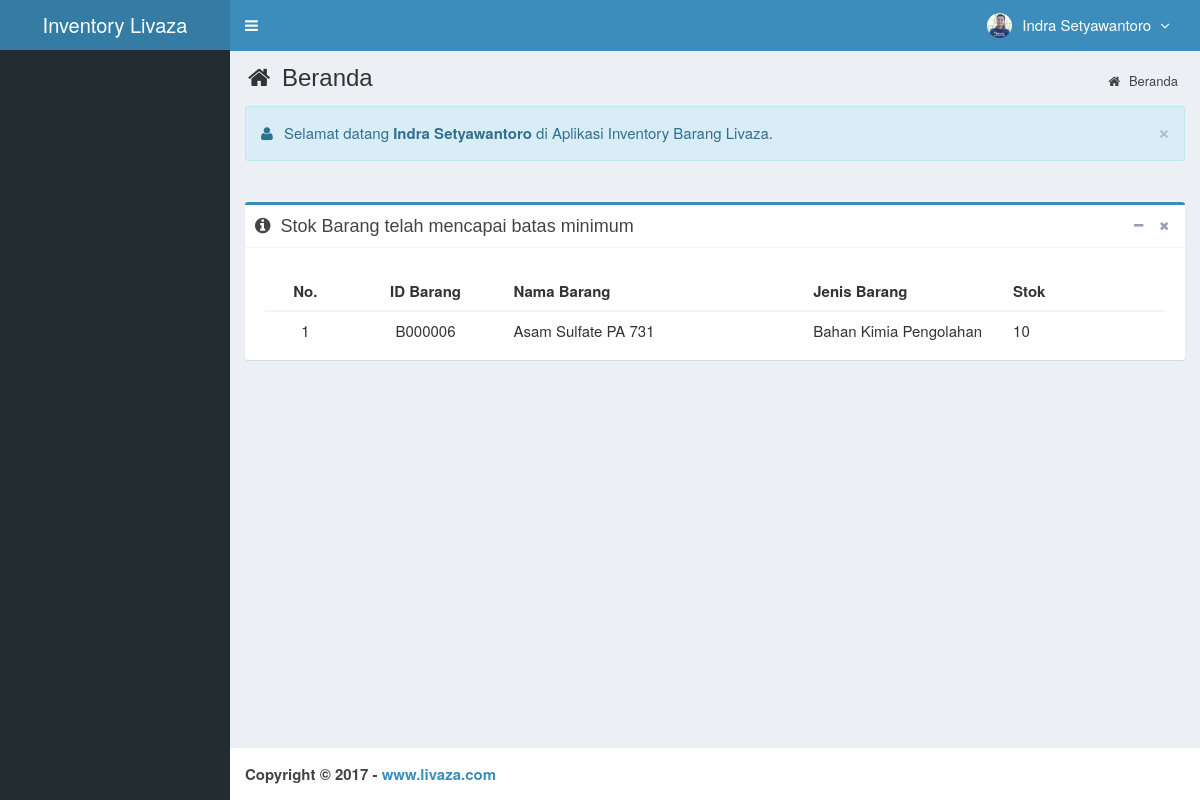
The app's page /main.php?module=home (signed in) with its own data.
### tables this page shows
CREATE TABLE `is_users` (
  `id_user` smallint(6) NOT NULL,
  `username` varchar(50) NOT NULL,
  `nama_user` varchar(50) NOT NULL,
  `password` varchar(50) NOT NULL,
  `email` varchar(50) DEFAULT NULL,
  `telepon` varchar(13) DEFAULT NULL,
  `foto` varchar(100) DEFAULT NULL,
  `hak_akses` enum('Super Admin','Manajer','Gudang') NOT NULL,
  `status` enum('aktif','blokir') NOT NULL DEFAULT 'aktif',
  `created_at` timestamp NOT NULL DEFAULT CURRENT_TIMESTAMP,
  `updated_at` timestamp NOT NULL DEFAULT CURRENT_TIMESTAMP ON UPDATE CURRENT_TIMESTAMP
);

CREATE TABLE `is_barang` (
  `id_barang` varchar(7) NOT NULL,
  `nama_barang` varchar(100) NOT NULL,
  `id_jenis` int(11) NOT NULL,
  `id_satuan` int(11) NOT NULL,
  `stok` int(11) NOT NULL DEFAULT '0',
  `created_user` smallint(6) NOT NULL,
  `created_date` timestamp NOT NULL DEFAULT CURRENT_TIMESTAMP,
  `updated_user` smallint(6) NOT NULL,
  `updated_date` timestamp NOT NULL DEFAULT CURRENT_TIMESTAMP ON UPDATE CURRENT_TIMESTAMP
);

CREATE TABLE `is_jenis_barang` (
  `id_jenis` int(11) NOT NULL,
  `nama_jenis` varchar(50) NOT NULL,
  `created_user` smallint(6) NOT NULL,
  `created_date` timestamp NOT NULL DEFAULT CURRENT_TIMESTAMP,
  `updated_user` smallint(6) NOT NULL,
  `updated_date` timestamp NOT NULL DEFAULT CURRENT_TIMESTAMP ON UPDATE CURRENT_TIMESTAMP
);

### top-menu.php (the view, shortened to what this page needs)
<?php
require_once "config/database.php";
$query = mysqli_query($mysqli, "SELECT id_user, nama_user, foto, hak_akses FROM is_users WHERE id_user='$_SESSION[id_user]'")
                                or die('Ada kesalahan pada query tampil Manajemen User: '.mysqli_error($mysqli));
$data = mysqli_fetch_assoc($query);
?>
<li class="dropdown user user-menu">
  <a href="#" class="dropdown-toggle" data-toggle="dropdown">
  <?php
  if ($data['foto']=="") { ?>
    <img src="images/user/user-default.png" class="user-image" alt="User Image"/>
  <?php
  }
  else { ?>
    <img src="images/user/<?php echo $data['foto']; ?>" class="user-image" alt="User Image"/>
  <?php
  }
  ?>
    <span class="hidden-xs"><?php echo $data['nama_user']; ?> <i style="margin-left:5px" class="fa fa-angle-down"></i></span>
  </a>
</li>

### modules/beranda/view.php (shortened to what this page needs)
<section class="content-header">
  <h1>
    <i class="fa fa-home icon-title"></i> Beranda
  </h1>
  <ol class="breadcrumb">
    <li><a href="?module=home"><i class="fa fa-home"></i> Beranda</a></li>
  </ol>
</section>
<section class="content">
  <div class="row">
    <div class="col-lg-12 col-xs-12">
      <div class="alert alert-info alert-dismissable">
        <button type="button" class="close" data-dismiss="alert" aria-hidden="true">&times;</button>
        <p style="font-size:15px">
          <i class="icon fa fa-user"></i> Selamat datang <strong><?php echo $_SESSION['nama_user']; ?></strong> di Aplikasi Inventory Barang Livaza.
        </p>
      </div>
    </div>
  </div>
  <br>
  <div class="row">
    <div class="col-lg-12 col-xs-12">
      <div class="box box-primary">
        <div class="box-header with-border">
          <h3 class="box-title"><i class="fa fa-info-circle icon-title"></i> Stok Barang telah mencapai batas minimum</h3>
          <div class="box-tools pull-right">
            <button class="btn btn-box-tool" data-widget="collapse">
              <i class="fa fa-minus"></i>
            </button>
            <button class="btn btn-box-tool" data-widget="remove">
              <i class="fa fa-times"></i>
            </button>
          </div>
        </div>
        <div class="box-body">
          <div class="table-responsive">
            <table class="table no-margin">
              <thead>
                <tr>
                  <th class="center">No.</th>
                  <th class="center">ID Barang</th>
                  <th>Nama Barang</th>
                  <th>Jenis Barang</th>
                  <th>Stok</th>
                </tr>
              </thead>
              <tbody>
              <?php
              $no = 1;
              $query = mysqli_query($mysqli, "SELECT a.id_barang,a.nama_barang,a.id_jenis,a.id_satuan,a.stok,b.id_jenis,b.nama_jenis
                                              FROM is_barang as a INNER JOIN is_jenis_barang as b
                                              ON a.id_jenis=b.id_jenis
                                              WHERE a.stok<='10' ORDER BY id_barang DESC")
                                              or die('Ada kesalahan pada query tampil Data Barang: '.mysqli_error($mysqli));
              while ($data = mysqli_fetch_assoc($query)) {
                echo "<tr>
                        <td width='20' class='center'>$no</td>
                        <td width='80' class='center'>$data[id_barang]</td>
                        <td width='150'>$data[nama_barang]</td>
                        <td width='100'>$data[nama_jenis]</td>
                        <td width='80'>$data[stok]</td>
                      </tr>";
                $no++;
              }
              ?>
              </tbody>
            </table>
          </div>
        </div>
      </div>
    </div>
  </div>
</section>

### assets/css/style.css (style rules this page uses)
.bg-aqua, .callout.callout-info, .alert-info, .label-info, .modal-info .modal-body { background-color: #d9edf7 !important; }
.alert-info { border-color: #bce8f1; }
.content-header { padding: 15px 18px 0; position: relative; }
.content-header > .breadcrumb { background: transparent none repeat scroll 0 0; border-radius: 2px; float: right; font-size: 13px; margin-bottom: 0; margin-top: 0; padding: 7px 12px; position: absolute; right: 10px; top: 15px; }
.center { text-align:center; }
.icon-title { margin-right: 5px; }
body { background-color: #fff; color: #333; font-size: 15px; line-height: 1.42857; }

### records on screen
is_users: foto (picture), nama_user "Indra Setyawantoro"
is_barang: id_barang "B000006", nama_barang "Asam Sulfate PA 731", id_jenis.nama_jenis "Bahan Kimia Pengolahan", stok "10"

### other values on screen
$_SESSION['nama_user'] "Indra Setyawantoro"
